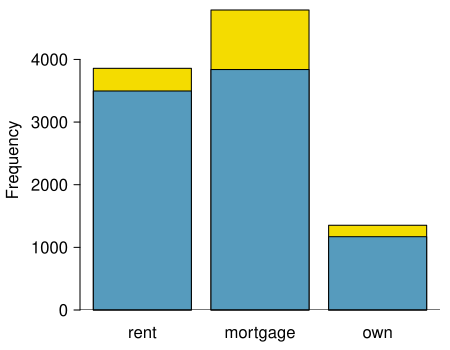

This figure's R source:
library(openintro)

tab <- table(loans_full_schema[, c("application_type", "homeownership")])
tab <- t(tab)

rp <- prop.table(tab, 1)
cp <- prop.table(tab, 2)

myPDF("loan_app_type_home_seg_bar.pdf",
    4.5, 3.5,
    mar = c(2, 4, 0.5, 0.5),
    mgp = c(2.2, 0.6, 0))
ylim <- c(0, max(apply(tab, 1, sum)))
barplot(apply(tab, 1, sum),
    col = COL[3],
    ylim = ylim)
tabTemp <- tab[,1]
names(tabTemp) <- NULL
barplot(tabTemp,
    col = COL[1],
    add = TRUE,
    axes = FALSE)
abline(h = 0)
)
par(las = 0)
mtext("Frequency", 2, 2.9)
dev.off()

myPDF("loan_app_type_home_sbs_bar.pdf",
    4.5, 3.5,
    mar = c(2, 4, 0.5, 0.5),
    mgp = c(2.2, 0.6, 0))
barplot(t(tab),
    ylim = ylim,
    col = COL[c(1, 3)], beside = TRUE)
abline(h = 0)
legend("topright",
    fill = COL[c(3,1)],
    legend = c("joint", "individual"))
par(las = 0)
mtext("Frequency", 2, 2.9)
dev.off()

myPDF("loan_app_type_home_seg_bar_standardized.pdf",
    5, 3.5,
    mar = c(2, 4, 0.5, 0.5),
    mgp = c(2.2, 0.6, 0))
barplot(apply(tab, 1, sum) / apply(tab, 1, sum), col = COL[3])
tabTemp <- rp[, 1]
names(tabTemp) <- NULL
barplot(tabTemp,
    col = COL[1],
    add = TRUE,
    axes = FALSE)

abline(h = 0)
par(las = 0)
mtext("Proportion", 2, 2.9)
dev.off()
